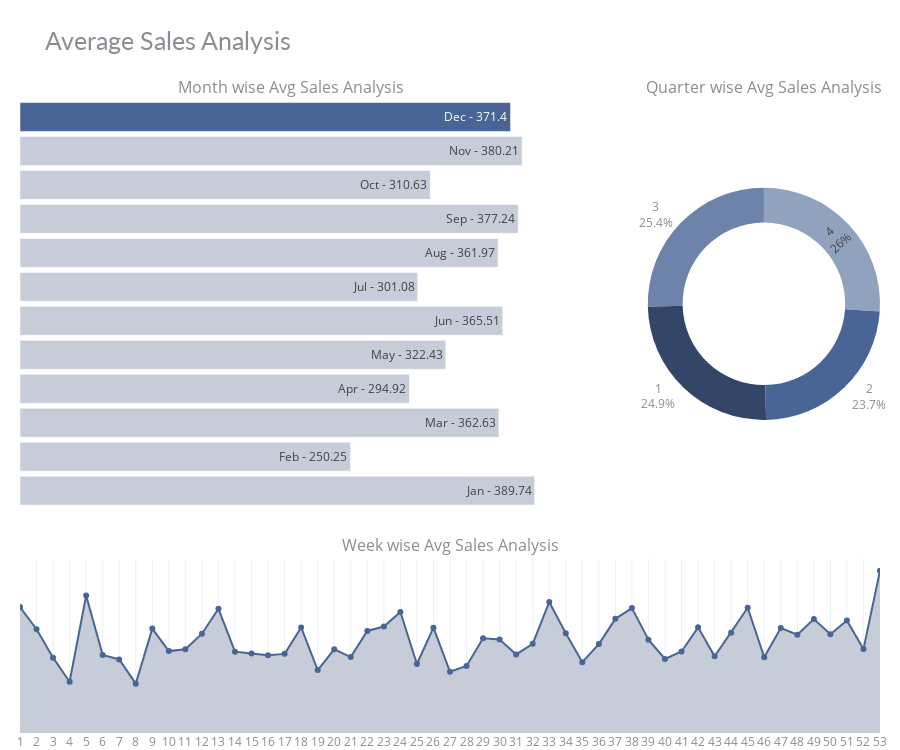

Notebook cell for this chart:
### Markdown cell above
#### Observations:
Above figure shows top 10 customers by total sales in USD. Bill Donatelli is premium customer with total purchase of  $4513.

### Code cell
# Average Sales Analysis by Month, Week and Quarter
df_m_sa = data.groupby('month').agg({"sales" : "mean"}).reset_index()
df_m_sa['sales'] = round(df_m_sa['sales'],2)
df_m_sa['month_text'] = df_m_sa['month'].apply(lambda x: calendar.month_abbr[x])
df_m_sa['text'] = df_m_sa['month_text'] + ' - ' + df_m_sa['sales'].astype(str) 

df_w_sa = data.groupby('week').agg({"sales" : "mean"}).reset_index() 
df_q_sa = data.groupby('quarter').agg({"sales" : "mean"}).reset_index() 
# chart color
df_m_sa['color'] = '#496595'
df_m_sa['color'][:-1] = '#c6ccd8'
df_w_sa['color'] = '#c6ccd8'

# chart

fig = make_subplots(rows=2, cols=2, vertical_spacing=0.08,
                    row_heights=[0.7, 0.3], 
                    specs=[[{"type": "bar"}, {"type": "pie"}],
                           [{"colspan": 2}, None]],
                    column_widths=[0.7, 0.3],
                    subplot_titles=("Month wise Avg Sales Analysis", "Quarter wise Avg Sales Analysis", 
                                    "Week wise Avg Sales Analysis"))

fig.add_trace(go.Bar(x=df_m_sa['sales'], y=df_m_sa['month'], marker=dict(color= df_m_sa['color']),
                     text=df_m_sa['text'],textposition='auto',
                     name='Month', orientation='h'), 
                     row=1, col=1)
fig.add_trace(go.Pie(values=df_q_sa['sales'], labels=df_q_sa['quarter'], name='Quarter',
                     marker=dict(colors=['#334668','#496595','#6D83AA','#91A2BF','#C8D0DF']), hole=0.7,
                     hoverinfo='label+percent+value', textinfo='label+percent'), 
                     row=1, col=2)
fig.add_trace(go.Scatter(x=df_w_sa['week'], y=df_w_sa['sales'], mode='lines+markers', fill='tozeroy', fillcolor='#c6ccd8',
                     marker=dict(color= '#496595'), name='Week'), 
                     row=2, col=1)

# styling
fig.update_yaxes(visible=False, row=1, col=1)
fig.update_xaxes(visible=False, row=1, col=1)
fig.update_xaxes(tickmode = 'array', tickvals=df_w_sa.week, ticktext=[i for i in range(1,53)], 
                 row=2, col=1)
fig.update_yaxes(visible=False, row=2, col=1)
fig.update_layout(height=750, bargap=0.15,
                  margin=dict(b=0,r=20,l=20), 
                  title_text="Average Sales Analysis",
                  template="plotly_white",
                  title_font=dict(size=25, color='#8a8d93', family="Lato, sans-serif"),
                  font=dict(color='#8a8d93'),
                  hoverlabel=dict(bgcolor="#f2f2f2", font_size=13, font_family="Lato, sans-serif"),
                  showlegend=False)
fig.show()

### Figure 1 — Plotly figure (JSON) as saved in the notebook; plotly's stock layout.template omitted (floating-point values rounded to 4 significant figures)
{"data": [{"marker": {"color": ["#c6ccd8", "#c6ccd8", "#c6ccd8", "#c6ccd8", "#c6ccd8", "#c6ccd8", "#c6ccd8", "#c6ccd8", "#c6ccd8", "#c6ccd8", "#c6ccd8", "#496595"]}, "name": "Month", "orientation": "h", "text": ["Jan - 389.74", "Feb - 250.25", "Mar - 362.63", "Apr - 294.92", "May - 322.43", "Jun - 365.51", "Jul - 301.08", "Aug - 361.97", "Sep - 377.24", "Oct - 310.63", "Nov - 380.21", "Dec - 371.4"], "textposition": "auto", "type": "bar", "x": [389.7, 250.2, 362.6, 294.9, 322.4, 365.5, 301.1, 362.0, 377.2, 310.6, 380.2, 371.4], "xaxis": "x", "y": [1, 2, 3, 4, 5, 6, 7, 8, 9, 10, 11, 12], "yaxis": "y"}, {"domain": {"x": [0.73, 1], "y": [0.356, 1]}, "hole": 0.7, "hoverinfo": "label+percent+value", "labels": [1, 2, 3, 4], "marker": {"colors": ["#334668", "#496595", "#6D83AA", "#91A2BF", "#C8D0DF"]}, "name": "Quarter", "textinfo": "label+percent", "type": "pie", "values": [345.4, 328.1, 352.0, 361.1]}, {"fill": "tozeroy", "fillcolor": "#c6ccd8", "marker": {"color": "#496595"}, "mode": "lines+markers", "name": "Week", "type": "scatter", "x": [1, 2, 3, 4, 5, 6, 7, 8, 9, 10, 11, 12, 13, 14, 15, 16, 17, 18, 19, 20, 21, 22, 23, 24, 25, 26, 27, 28, 29, 30, 31, 32, 33, 34, 35, 36, 37, 38, 39, 40, 41, 42, 43, 44, 45, 46, 47, 48, 49, 50, 51, 52, 53], "xaxis": "x2", "y": [461.3, 379.8, 275.8, 187.7, 503.3, 285.4, 269.3, 180.7, 382.2, 299.8, 306.8, 363.4, 454.7, 297.8, 291.4, 284.8, 289.7, 386.5, 230.6, 306.3, 278.1, 373.7, 389.8, 442.7, 252.7, 385.5, 224.3, 245.3, 346.7, 342.7, 287.6, 326.3, 479.4, 365.5, 259.3, 325.5, 417.9, 457.3, 341.5, 270.8, 298.2, 386.8, 280.7, 367.3, 458.5, 277.6, 384.7, 359.8, 417.1, 361.4, 411.6, 307.1, 593.9], "yaxis": "y2"}], "layout": {"annotations": [{"font": {"size": 16}, "showarrow": false, "text": "Month wise Avg Sales Analysis", "x": 0.315, "xanchor": "center", "xref": "paper", "y": 1, "yanchor": "bottom", "yref": "paper"}, {"font": {"size": 16}, "showarrow": false, "text": "Quarter wise Avg Sales Analysis", "x": 0.865, "xanchor": "center", "xref": "paper", "y": 1, "yanchor": "bottom", "yref": "paper"}, {"font": {"size": 16}, "showarrow": false, "text": "Week wise Avg Sales Analysis", "x": 0.5, "xanchor": "center", "xref": "paper", "y": 0.276, "yanchor": "bottom", "yref": "paper"}], "bargap": 0.15, "font": {"color": "#8a8d93"}, "height": 750, "hoverlabel": {"bgcolor": "#f2f2f2", "font": {"family": "Lato, sans-serif", "size": 13}}, "margin": {"b": 0, "l": 20, "r": 20}, "showlegend": false, "title": {"font": {"color": "#8a8d93", "family": "Lato, sans-serif", "size": 25}, "text": "Average Sales Analysis"}, "xaxis": {"anchor": "y", "domain": [0, 0.63], "visible": false}, "xaxis2": {"anchor": "y2", "domain": [0, 1], "tickmode": "array", "ticktext": [1, 2, 3, 4, 5, 6, 7, 8, 9, 10, 11, 12, 13, 14, 15, 16, 17, 18, 19, 20, 21, 22, 23, 24, 25, 26, 27, 28, 29, 30, 31, 32, 33, 34, 35, 36, 37, 38, 39, 40, 41, 42, 43, 44, 45, 46, 47, 48, 49, 50, 51, 52], "tickvals": [1, 2, 3, 4, 5, 6, 7, 8, 9, 10, 11, 12, 13, 14, 15, 16, 17, 18, 19, 20, 21, 22, 23, 24, 25, 26, 27, 28, 29, 30, 31, 32, 33, 34, 35, 36, 37, 38, 39, 40, 41, 42, 43, 44, 45, 46, 47, 48, 49, 50, 51, 52, 53]}, "yaxis": {"anchor": "x", "domain": [0.356, 1], "visible": false}, "yaxis2": {"anchor": "x2", "domain": [0, 0.276], "visible": false}}}
